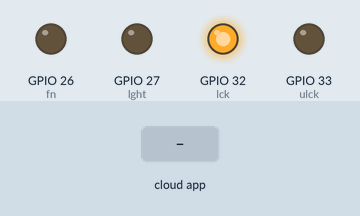
Recording of a sketch running on a simulated ESP32. Shown: output pins drawn as LEDs (lit = HIGH). Inputs (shaded band) come from the test bench. WiFi joins after 1.5 s; servers stay silent unless stated; the Firebase database answers and starts empty; what the sketch prints to the serial monitor is not drawn.

Above: at 3.7 s.
3.8 s: the phone or cloud app sets command to 1
At 4.1 s:
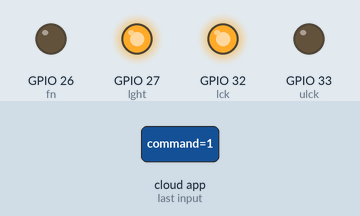
5.3 s: the phone or cloud app sets command to 0
At 7.1 s:
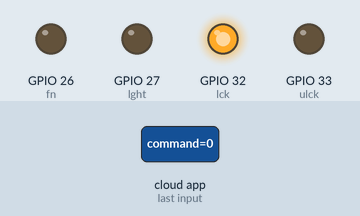
Timing chart, 0 to 8.6 s (numbered marks = the images above; inputs shaded):
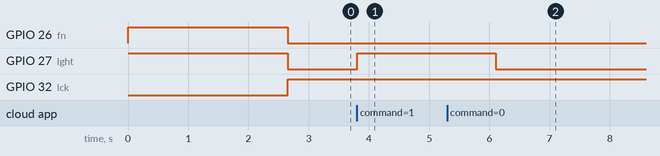

The sketch:

WiFiLightFanLock.ino
```cpp
#include <WiFi.h>
#include <IOXhop_FirebaseESP32.h>
#include <HTTPClient.h>

#define WIFI_SSID ""
#define WIFI_PASSWORD ""
#define FIREBASE_HOST "smarthomefyp-f9244.firebaseio.com"
#define FIREBASE_AUTH "tnKgoJBwESx2pP4WMqJL0S35TknWS4cGbydAESbk"

char light;
char fan;
char lock;
int lght = 27;
int fn = 26;
int ulck = 33;
int lck = 32;
void setup() {
  pinMode(lght, OUTPUT);
  digitalWrite(lght, HIGH);
  pinMode(fn, OUTPUT);
  digitalWrite(fn, HIGH);
  pinMode(lck, OUTPUT);
  pinMode(ulck,OUTPUT);
  Serial.begin(115200);
  delay(1000);
  WiFi.begin(WIFI_SSID, WIFI_PASSWORD);
  Serial.print("Connecting to ");
  Serial.print(WIFI_SSID);
  while (WiFi.status() != WL_CONNECTED) {
    Serial.print(".");
    delay(500);

}
  Serial.println("Connected!");
  Firebase.begin(FIREBASE_HOST, FIREBASE_AUTH);
  Serial.println(" Firebase Connected!");

}
void loop() {
  // put your main code here, to run repeatedly:
  String command = Firebase.getString("/sensorstatus/command");
  //String patt = Firebase.getString("/sensorstatus/pattern");
  light = command.charAt(0);
  fan = command.charAt(1);
  lock = command.charAt(2);
  if(light == '1')
  {
    digitalWrite(lght, HIGH);
    Serial.println("Light On");
  }
  else{
    digitalWrite(lght, LOW);
    Serial.println("Light Offf");
  }
  if(fan == '1')
  {
    digitalWrite(fn, HIGH);
    Serial.println("fan On");
  }
  else{
        digitalWrite(fn, LOW);
      Serial.println("Fan off");
  }
  if(lock == '0')
  {
    digitalWrite(ulck, HIGH);
    digitalWrite(lck, LOW);
    Serial.println("Lock On");
  }
  else{
        digitalWrite(lck, HIGH);
        digitalWrite(ulck,LOW);

        Serial.println("Lock off");
  }

  delay(1000);
}
```

Measured:
- after the input at 3.8 s, GPIO 27 (lght): LOW → HIGH at once
- after the input at 5.3 s, GPIO 27 (lght): HIGH → LOW after 0.80 s
